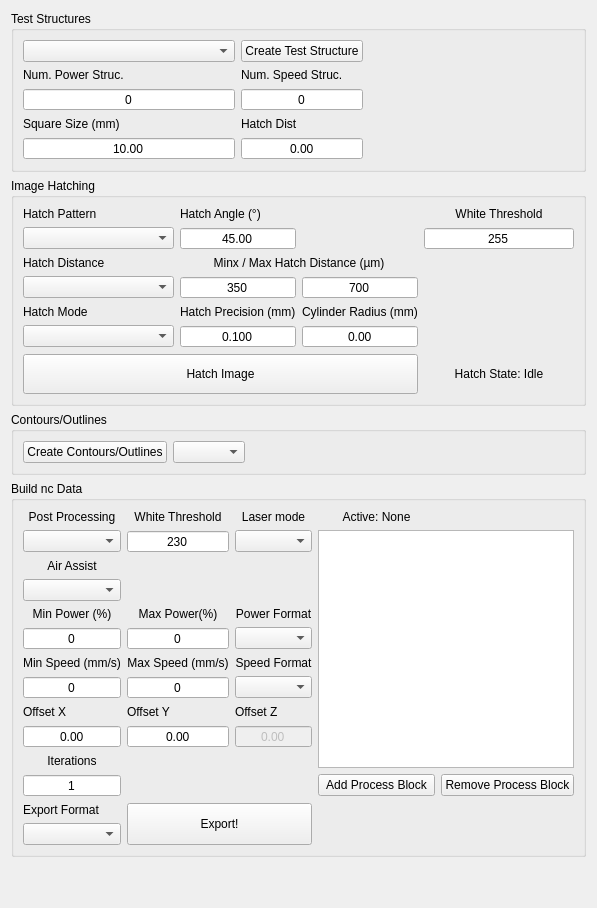
      <widget class="QWidget" name="hatch_controls_tab">
       <attribute name="title">
        <string>Hatching</string>
       </attribute>
       <layout class="QVBoxLayout" name="verticalLayout_2">
        <item>
         <widget class="QGroupBox" name="testStruc_frame">
          <property name="title">
           <string>Test Structures</string>
          </property>
          <layout class="QGridLayout" name="gridLayout_6">
           <item row="2" column="0">
            <widget class="QSpinBox" name="structnum_pwr_spinbox">
             <property name="alignment">
              <set>Qt::AlignCenter</set>
             </property>
             <property name="buttonSymbols">
              <enum>QAbstractSpinBox::NoButtons</enum>
             </property>
             <property name="maximum">
              <number>10000</number>
             </property>
            </widget>
           </item>
           <item row="1" column="1">
            <widget class="QLabel" name="structnum_speed_label">
             <property name="text">
              <string>Num. Speed Struc.</string>
             </property>
            </widget>
           </item>
           <item row="1" column="0">
            <widget class="QLabel" name="structnum_pwr_label">
             <property name="text">
              <string>Num. Power Struc.</string>
             </property>
            </widget>
           </item>
           <item row="0" column="0">
            <widget class="QComboBox" name="test_structure_combobox">
             <property name="sizePolicy">
              <sizepolicy hsizetype="MinimumExpanding" vsizetype="Fixed">
               <horstretch>0</horstretch>
               <verstretch>0</verstretch>
              </sizepolicy>
             </property>
            </widget>
           </item>
           <item row="2" column="1">
            <widget class="QSpinBox" name="structnum_speed_spinbox">
             <property name="alignment">
              <set>Qt::AlignCenter</set>
             </property>
             <property name="buttonSymbols">
              <enum>QAbstractSpinBox::NoButtons</enum>
             </property>
             <property name="maximum">
              <number>10000</number>
             </property>
            </widget>
           </item>
           <item row="3" column="1">
            <widget class="QLabel" name="struct_hDist_label">
             <property name="text">
              <string>Hatch Dist</string>
             </property>
            </widget>
           </item>
           <item row="4" column="0">
            <widget class="QDoubleSpinBox" name="struct_size_spinbox">
             <property name="alignment">
              <set>Qt::AlignCenter</set>
             </property>
             <property name="buttonSymbols">
              <enum>QAbstractSpinBox::NoButtons</enum>
             </property>
             <property name="minimum">
              <double>0.000000000000000</double>
             </property>
             <property name="maximum">
              <double>10000.000000000000000</double>
             </property>
             <property name="value">
              <double>10.000000000000000</double>
             </property>
            </widget>
           </item>
           <item row="0" column="1">
            <widget class="QPushButton" name="create_test_button">
             <property name="text">
              <string>Create Test Structure</string>
             </property>
            </widget>
           </item>
           <item row="4" column="1">
            <widget class="QDoubleSpinBox" name="struct_hDist_spinbox">
             <property name="alignment">
              <set>Qt::AlignCenter</set>
             </property>
             <property name="buttonSymbols">
              <enum>QAbstractSpinBox::NoButtons</enum>
             </property>
             <property name="maximum">
              <double>10000.000000000000000</double>
             </property>
            </widget>
           </item>
           <item row="3" column="0">
            <widget class="QLabel" name="struct_size_label">
             <property name="text">
              <string>Square Size (mm)</string>
             </property>
            </widget>
           </item>
           <item row="2" column="2">
            <spacer name="horizontalSpacer_2">
             <property name="orientation">
              <enum>Qt::Horizontal</enum>
             </property>
             <property name="sizeHint" stdset="0">
              <size>
               <width>40</width>
               <height>20</height>
              </size>
             </property>
            </spacer>
           </item>
          </layout>
         </widget>
        </item>
        <item>
         <widget class="QGroupBox" name="hatch_frame">
          <property name="title">
           <string>Image Hatching</string>
          </property>
          <layout class="QGridLayout" name="gridLayout_10">
           <item row="4" column="0">
            <widget class="QLabel" name="hatch_mode_label">
             <property name="text">
              <string>Hatch Mode</string>
             </property>
            </widget>
           </item>
           <item row="5" column="0">
            <widget class="QComboBox" name="hatch_mode_combobox">
             <property name="sizePolicy">
              <sizepolicy hsizetype="MinimumExpanding" vsizetype="Fixed">
               <horstretch>0</horstretch>
               <verstretch>0</verstretch>
              </sizepolicy>
             </property>
            </widget>
           </item>
           <item row="3" column="1">
            <widget class="QSpinBox" name="hatch_dist_min_spinbox">
             <property name="minimumSize">
              <size>
               <width>100</width>
               <height>0</height>
              </size>
             </property>
             <property name="alignment">
              <set>Qt::AlignCenter</set>
             </property>
             <property name="buttonSymbols">
              <enum>QAbstractSpinBox::NoButtons</enum>
             </property>
             <property name="minimum">
              <number>1</number>
             </property>
             <property name="maximum">
              <number>10000</number>
             </property>
             <property name="value">
              <number>350</number>
             </property>
            </widget>
           </item>
           <item row="3" column="0">
            <widget class="QComboBox" name="hatch_dist_mode_combobox">
             <property name="sizePolicy">
              <sizepolicy hsizetype="MinimumExpanding" vsizetype="Fixed">
               <horstretch>0</horstretch>
               <verstretch>0</verstretch>
              </sizepolicy>
             </property>
            </widget>
           </item>
           <item row="3" column="3">
            <spacer name="horizontalSpacer">
             <property name="orientation">
              <enum>Qt::Horizontal</enum>
             </property>
             <property name="sizeHint" stdset="0">
              <size>
               <width>40</width>
               <height>20</height>
              </size>
             </property>
            </spacer>
           </item>
           <item row="0" column="0">
            <widget class="QLabel" name="hatch_pattern_label">
             <property name="text">
              <string>Hatch Pattern</string>
             </property>
            </widget>
           </item>
           <item row="2" column="0">
            <widget class="QLabel" name="hatch_dist_mode_label">
             <property name="text">
              <string>Hatch Distance</string>
             </property>
            </widget>
           </item>
           <item row="2" column="1" colspan="2">
            <widget class="QLabel" name="hatch_dist_min_label">
             <property name="text">
              <string>Minx / Max Hatch Distance (µm)</string>
             </property>
             <property name="alignment">
              <set>Qt::AlignCenter</set>
             </property>
            </widget>
           </item>
           <item row="1" column="0">
            <widget class="QComboBox" name="hatch_pattern_combobox">
             <property name="sizePolicy">
              <sizepolicy hsizetype="MinimumExpanding" vsizetype="Fixed">
               <horstretch>0</horstretch>
               <verstretch>0</verstretch>
              </sizepolicy>
             </property>
            </widget>
           </item>
           <item row="0" column="1">
            <widget class="QLabel" name="hatch_angle_label">
             <property name="text">
              <string>Hatch Angle (°)</string>
             </property>
            </widget>
           </item>
           <item row="1" column="1">
            <widget class="QDoubleSpinBox" name="hatch_angle_spinbox">
             <property name="alignment">
              <set>Qt::AlignCenter</set>
             </property>
             <property name="buttonSymbols">
              <enum>QAbstractSpinBox::NoButtons</enum>
             </property>
             <property name="maximum">
              <double>179.000000000000000</double>
             </property>
             <property name="value">
              <double>45.000000000000000</double>
             </property>
            </widget>
           </item>
           <item row="3" column="2">
            <widget class="QSpinBox" name="hatch_dist_max_spinbox">
             <property name="minimumSize">
              <size>
               <width>100</width>
               <height>0</height>
              </size>
             </property>
             <property name="alignment">
              <set>Qt::AlignCenter</set>
             </property>
             <property name="buttonSymbols">
              <enum>QAbstractSpinBox::NoButtons</enum>
             </property>
             <property name="minimum">
              <number>1</number>
             </property>
             <property name="maximum">
              <number>10000</number>
             </property>
             <property name="value">
              <number>700</number>
             </property>
            </widget>
           </item>
           <item row="0" column="3">
            <widget class="QLabel" name="label_4">
             <property name="text">
              <string>White Threshold</string>
             </property>
             <property name="alignment">
              <set>Qt::AlignCenter</set>
             </property>
            </widget>
           </item>
           <item row="1" column="3">
            <widget class="QSpinBox" name="white_threshold_hatching_spinbox">
             <property name="alignment">
              <set>Qt::AlignCenter</set>
             </property>
             <property name="buttonSymbols">
              <enum>QAbstractSpinBox::NoButtons</enum>
             </property>
             <property name="maximum">
              <number>255</number>
             </property>
             <property name="value">
              <number>255</number>
             </property>
            </widget>
           </item>
           <item row="5" column="1">
            <widget class="QDoubleSpinBox" name="hatch_precision_spinbox">
             <property name="alignment">
              <set>Qt::AlignCenter</set>
             </property>
             <property name="buttonSymbols">
              <enum>QAbstractSpinBox::NoButtons</enum>
             </property>
             <property name="decimals">
              <number>3</number>
             </property>
             <property name="minimum">
              <double>0.001000000000000</double>
             </property>
             <property name="maximum">
              <double>100.000000000000000</double>
             </property>
             <property name="singleStep">
              <double>0.100000000000000</double>
             </property>
             <property name="value">
              <double>0.100000000000000</double>
             </property>
            </widget>
           </item>
           <item row="4" column="1">
            <widget class="QLabel" name="hatch_precision_label">
             <property name="text">
              <string>Hatch Precision (mm)</string>
             </property>
            </widget>
           </item>
           <item row="4" column="2">
            <widget class="QLabel" name="cyl_rad_label">
             <property name="text">
              <string>Cylinder Radius (mm)</string>
             </property>
            </widget>
           </item>
           <item row="5" column="2">
            <widget class="QDoubleSpinBox" name="cyl_rad_spinbox">
             <property name="alignment">
              <set>Qt::AlignCenter</set>
             </property>
             <property name="buttonSymbols">
              <enum>QAbstractSpinBox::NoButtons</enum>
             </property>
             <property name="minimum">
              <double>0.000000000000000</double>
             </property>
             <property name="maximum">
              <double>10000.000000000000000</double>
             </property>
             <property name="singleStep">
              <double>1.000000000000000</double>
             </property>
            </widget>
           </item>
           <item row="8" column="3">
            <widget class="QLabel" name="hatch_progress_label">
             <property name="text">
              <string>Hatch State: Idle</string>
             </property>
             <property name="alignment">
              <set>Qt::AlignCenter</set>
             </property>
            </widget>
           </item>
           <item row="8" column="0" colspan="3">
            <widget class="QPushButton" name="hatch_image_button">
             <property name="sizePolicy">
              <sizepolicy hsizetype="Minimum" vsizetype="Expanding">
               <horstretch>0</horstretch>
               <verstretch>0</verstretch>
              </sizepolicy>
             </property>
             <property name="minimumSize">
              <size>
               <width>0</width>
               <height>40</height>
              </size>
             </property>
             <property name="text">
              <string>Hatch Image</string>
             </property>
            </widget>
           </item>
          </layout>
         </widget>
        </item>
        <item>
         <widget class="QGroupBox" name="contour_frame">
          <property name="title">
           <string>Contours/Outlines</string>
          </property>
          <layout class="QGridLayout" name="gridLayout_15">
           <item row="0" column="1">
            <widget class="QComboBox" name="contour_source_combobox"/>
           </item>
           <item row="0" column="0">
            <widget class="QPushButton" name="create_contours_button">
             <property name="text">
              <string>Create Contours/Outlines</string>
             </property>
            </widget>
           </item>
           <item row="0" column="2">
            <spacer name="horizontalSpacer_3">
             <property name="orientation">
              <enum>Qt::Horizontal</enum>
             </property>
             <property name="sizeHint" stdset="0">
              <size>
               <width>40</width>
               <height>20</height>
              </size>
             </property>
            </spacer>
           </item>
          </layout>
         </widget>
        </item>
        <item>
         <widget class="QGroupBox" name="export_frame">
          <property name="title">
           <string>Build nc Data</string>
          </property>
          <layout class="QGridLayout" name="gridLayout_12">
           <item row="2" column="0">
            <widget class="QLabel" name="label_21">
             <property name="text">
              <string>Air Assist</string>
             </property>
             <property name="alignment">
              <set>Qt::AlignCenter</set>
             </property>
            </widget>
           </item>
           <item row="0" column="3">
            <widget class="QLabel" name="active_hatch_label">
             <property name="text">
              <string>Active: None</string>
             </property>
             <property name="alignment">
              <set>Qt::AlignCenter</set>
             </property>
            </widget>
           </item>
           <item row="8" column="1">
            <widget class="QLabel" name="offset_y_label">
             <property name="text">
              <string>Offset Y</string>
             </property>
            </widget>
           </item>
           <item row="11" column="4">
            <widget class="QPushButton" name="remove_process_block_button">
             <property name="text">
              <string>Remove Process Block</string>
             </property>
            </widget>
           </item>
           <item row="9" column="2">
            <widget class="QDoubleSpinBox" name="offset_z_spinbox">
             <property name="enabled">
              <bool>false</bool>
             </property>
             <property name="alignment">
              <set>Qt::AlignCenter</set>
             </property>
             <property name="buttonSymbols">
              <enum>QAbstractSpinBox::NoButtons</enum>
             </property>
            </widget>
           </item>
           <item row="9" column="1">
            <widget class="QDoubleSpinBox" name="offset_y_spinbox">
             <property name="alignment">
              <set>Qt::AlignCenter</set>
             </property>
             <property name="buttonSymbols">
              <enum>QAbstractSpinBox::NoButtons</enum>
             </property>
             <property name="maximum">
              <double>100000.000000000000000</double>
             </property>
            </widget>
           </item>
           <item row="8" column="2">
            <widget class="QLabel" name="offset_z_label">
             <property name="text">
              <string>Offset Z</string>
             </property>
            </widget>
           </item>
           <item row="13" column="0">
            <widget class="QLabel" name="export_format_label">
             <property name="text">
              <string>Export Format</string>
             </property>
            </widget>
           </item>
           <item row="11" column="3">
            <widget class="QPushButton" name="add_process_block_button">
             <property name="text">
              <string>Add Process Block</string>
             </property>
            </widget>
           </item>
           <item row="1" column="3" rowspan="10" colspan="2">
            <widget class="QListWidget" name="process_listWidget">
             <property name="sizePolicy">
              <sizepolicy hsizetype="Minimum" vsizetype="Minimum">
               <horstretch>0</horstretch>
               <verstretch>0</verstretch>
              </sizepolicy>
             </property>
             <property name="minimumSize">
              <size>
               <width>100</width>
               <height>0</height>
              </size>
             </property>
             <property name="acceptDrops">
              <bool>true</bool>
             </property>
             <property name="dragEnabled">
              <bool>true</bool>
             </property>
             <property name="dragDropMode">
              <enum>QAbstractItemView::InternalMove</enum>
             </property>
             <property name="selectionMode">
              <enum>QAbstractItemView::MultiSelection</enum>
             </property>
            </widget>
           </item>
           <item row="14" column="0">
            <widget class="QComboBox" name="export_format_combobox"/>
           </item>
           <item row="9" column="0">
            <widget class="QDoubleSpinBox" name="offset_x_spinbox">
             <property name="alignment">
              <set>Qt::AlignCenter</set>
             </property>
             <property name="buttonSymbols">
              <enum>QAbstractSpinBox::NoButtons</enum>
             </property>
             <property name="maximum">
              <double>100000.000000000000000</double>
             </property>
            </widget>
           </item>
           <item row="8" column="0">
            <widget class="QLabel" name="offset_x_label">
             <property name="text">
              <string>Offset X</string>
             </property>
            </widget>
           </item>
           <item row="0" column="2">
            <widget class="QLabel" name="laser_mode_label">
             <property name="text">
              <string>Laser mode</string>
             </property>
             <property name="alignment">
              <set>Qt::AlignCenter</set>
             </property>
            </widget>
           </item>
           <item row="1" column="2">
            <widget class="QComboBox" name="laser_mode_combobox"/>
           </item>
           <item row="4" column="1">
            <widget class="QLabel" name="max_power_label">
             <property name="text">
              <string>Max Power(%)</string>
             </property>
             <property name="alignment">
              <set>Qt::AlignCenter</set>
             </property>
            </widget>
           </item>
           <item row="0" column="1">
            <widget class="QLabel" name="white_threshold_parsing_label">
             <property name="text">
              <string>White Threshold</string>
             </property>
             <property name="alignment">
              <set>Qt::AlignCenter</set>
             </property>
            </widget>
           </item>
           <item row="1" column="0">
            <widget class="QComboBox" name="post_processing_combobox"/>
           </item>
           <item row="1" column="1">
            <widget class="QSpinBox" name="white_threshold_parsing_spinbox">
             <property name="alignment">
              <set>Qt::AlignCenter</set>
             </property>
             <property name="buttonSymbols">
              <enum>QAbstractSpinBox::NoButtons</enum>
             </property>
             <property name="maximum">
              <number>255</number>
             </property>
             <property name="value">
              <number>230</number>
             </property>
            </widget>
           </item>
           <item row="6" column="1">
            <widget class="QLabel" name="max_speed_label">
             <property name="text">
              <string>Max Speed (mm/s)</string>
             </property>
             <property name="alignment">
              <set>Qt::AlignCenter</set>
             </property>
            </widget>
           </item>
           <item row="0" column="0">
            <widget class="QLabel" name="post_processing_label">
             <property name="text">
              <string>Post Processing</string>
             </property>
             <property name="alignment">
              <set>Qt::AlignCenter</set>
             </property>
            </widget>
           </item>
           <item row="6" column="0">
            <widget class="QLabel" name="min_speed_label">
             <property name="text">
              <string>Min Speed (mm/s)</string>
             </property>
             <property name="alignment">
              <set>Qt::AlignCenter</set>
             </property>
            </widget>
           </item>
           <item row="5" column="2">
            <widget class="QComboBox" name="power_format_combobox"/>
           </item>
           <item row="5" column="0">
            <widget class="QSpinBox" name="min_power_spinbox">
             <property name="alignment">
              <set>Qt::AlignCenter</set>
             </property>
             <property name="buttonSymbols">
              <enum>QAbstractSpinBox::NoButtons</enum>
             </property>
             <property name="maximum">
              <number>100</number>
             </property>
            </widget>
           </item>
           <item row="4" column="0">
            <widget class="QLabel" name="min_power_label">
             <property name="text">
              <string>Min Power (%)</string>
             </property>
             <property name="alignment">
              <set>Qt::AlignCenter</set>
             </property>
            </widget>
           </item>
           <item row="4" column="2">
            <widget class="QLabel" name="power_format_label">
             <property name="text">
              <string>Power Format</string>
             </property>
             <property name="alignment">
              <set>Qt::AlignCenter</set>
             </property>
            </widget>
           </item>
           <item row="6" column="2">
            <widget class="QLabel" name="speed_format_label">
             <property name="text">
              <string>Speed Format</string>
             </property>
             <property name="alignment">
              <set>Qt::AlignCenter</set>
             </property>
            </widget>
           </item>
           <item row="10" column="0">
            <widget class="QLabel" name="iterations_label">
             <property name="text">
              <string>Iterations</string>
             </property>
             <property name="alignment">
              <set>Qt::AlignCenter</set>
             </property>
            </widget>
           </item>
           <item row="5" column="1">
            <widget class="QSpinBox" name="max_power_spinbox">
             <property name="alignment">
              <set>Qt::AlignCenter</set>
             </property>
             <property name="buttonSymbols">
              <enum>QAbstractSpinBox::NoButtons</enum>
             </property>
             <property name="maximum">
              <number>100</number>
             </property>
            </widget>
           </item>
           <item row="7" column="0">
            <widget class="QSpinBox" name="min_speed_spinbox">
             <property name="alignment">
              <set>Qt::AlignCenter</set>
             </property>
             <property name="buttonSymbols">
              <enum>QAbstractSpinBox::NoButtons</enum>
             </property>
             <property name="maximum">
              <number>1000</number>
             </property>
            </widget>
           </item>
           <item row="7" column="1">
            <widget class="QSpinBox" name="max_speed_spinbox">
             <property name="alignment">
              <set>Qt::AlignCenter</set>
             </property>
             <property name="buttonSymbols">
              <enum>QAbstractSpinBox::NoButtons</enum>
             </property>
             <property name="maximum">
              <number>1000</number>
             </property>
            </widget>
           </item>
           <item row="11" column="0">
            <widget class="QSpinBox" name="iterations_spinbox">
             <property name="alignment">
              <set>Qt::AlignCenter</set>
             </property>
             <property name="buttonSymbols">
              <enum>QAbstractSpinBox::NoButtons</enum>
             </property>
             <property name="minimum">
              <number>1</number>
             </property>
             <property name="maximum">
              <number>10000</number>
             </property>
            </widget>
           </item>
           <item row="7" column="2">
            <widget class="QComboBox" name="speed_format_combobox"/>
           </item>
           <item row="13" column="1" rowspan="2" colspan="2">
            <widget class="QPushButton" name="export_button">
             <property name="sizePolicy">
              <sizepolicy hsizetype="Minimum" vsizetype="Expanding">
               <horstretch>0</horstretch>
               <verstretch>0</verstretch>
              </sizepolicy>
             </property>
             <property name="text">
              <string>Export!</string>
             </property>
            </widget>
           </item>
           <item row="3" column="0">
            <widget class="QComboBox" name="air_assist_combobox"/>
           </item>
          </layout>
         </widget>
        </item>
        <item>
         <spacer name="verticalSpacer_4">
          <property name="orientation">
           <enum>Qt::Vertical</enum>
          </property>
          <property name="sizeHint" stdset="0">
           <size>
            <width>20</width>
            <height>40</height>
           </size>
          </property>
         </spacer>
        </item>
       </layout>
      </widget>
